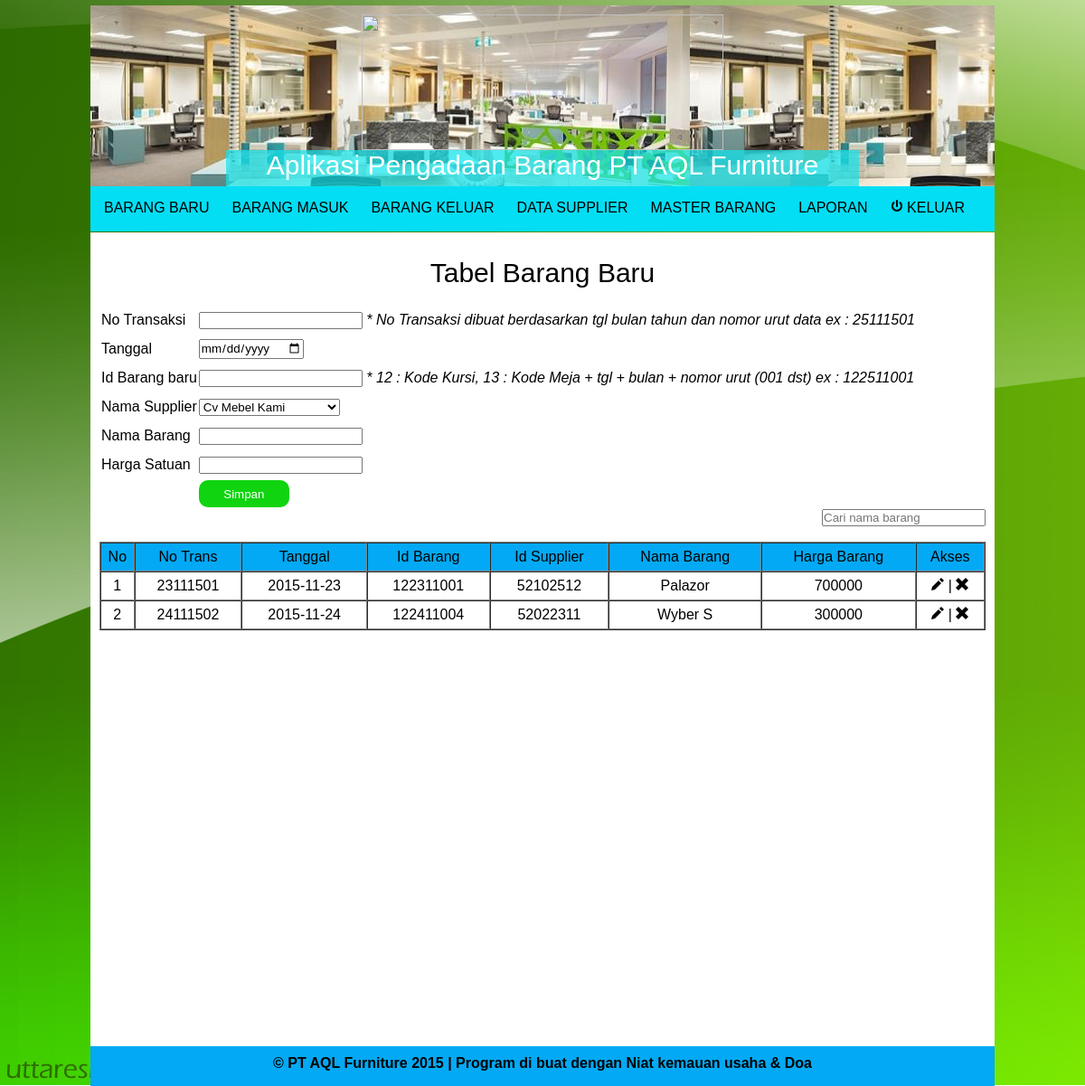
The page /barang_baru.php (signed in) on the database its author committed.
### tables this page shows
CREATE TABLE IF NOT EXISTS `barang_baru` (
  `no_trans` int(11) NOT NULL,
  `tgl` varchar(100) NOT NULL,
  `id_barang` int(11) NOT NULL,
  `id_supplier` int(11) NOT NULL,
  `nama_barang` varchar(100) NOT NULL,
  `harga_satuan` varchar(100) NOT NULL
);

### fungsi.php (called while the page is built, shortened)
<?php
function combo(){
	global $link;
	$query= "SELECT * FROM data_supplier";
	$result= mysqli_query($link, $query) or die("Tampil data Gagal");
	return $result;
}
function tampilbarangbaru(){
	global $link;
	$query= "SELECT * FROM barang_baru";
	$result= mysqli_query($link, $query) or die("Tampil data Gagal");
	return $result;
}
?>

### barang_baru.php (the view, shortened to what this page needs)
<?php
include "head.php";
if(@$_SESSION['admin'] || @$_SESSION['user']){
?>
<div class="body">
<br><div id="tabel">
<center><p>Tabel Barang Baru</p></center>
<br>
<form action="" method="post">
	<table class="tabel1">
		<tr>
			<td>No Transaksi</td>
			<td><input type="number" name="notrans" required/>
			<i>* No Transaksi dibuat berdasarkan tgl bulan tahun dan nomor urut data ex : 25111501</i></td>
		</tr>
		<tr>
			<td>Tanggal</td>
			<td><input type="date" name="date" required></td>
		</tr>
		<tr>
			<td>Id Barang baru</td>
			<td><input type="number" name="idbarang" required>
			<i>* 12 : Kode Kursi, 13 : Kode Meja + tgl + bulan + nomor urut (001 dst) ex : 122511001</i></td>
		</tr>
		<tr>
			<td>Nama Supplier</td>
			<td><select name="idsup" required>
				<?php
				$result=combo();
				while ($row=mysqli_fetch_assoc($result)) {
				echo "<option value=$row[id_supplier] selected>$row[nama]</option>";
				}
				?>
			</select>
			</td>
		</tr>
		<tr>
			<td>Nama Barang</td>
			<td><input type="text" name="nama" required></td>
		</tr>
		<tr>
			<td>Harga Satuan</td>
			<td><input type="number" name="harga" required></td>
		</tr>
		<tr>
			<td></td>
			<td><input type="submit" class="submit" name="submit" value="Simpan"></td>
		</tr>
	</table>
</form>
<?php
$result=tampilbarangbaru();
?>
<form action="" method="get">
<input type="search" name="cari" placeholder="Cari nama barang" class="cari">
</form>
<br><br>
<form action="" method="post">
	<table border="1" cellspacing="0" class="tabel2">
		<tr bgcolor="#03A9F4" align="center">
			<td>No</td>
			<td>No Trans</td>
			<td>Tanggal</td>
			<td>Id Barang</td>
			<td>Id Supplier</td>
			<td>Nama Barang</td>
			<td>Harga Barang</td>
			<td>Akses</td>
		</tr>
<?php
$no=1;
while ($row=mysqli_fetch_assoc($result)) { ?>
		<tr>
			<td><?php echo $no;?></td>
			<td><?php echo $row['no_trans'];?></td>
			<td><?php echo $row['tgl'];?></td>
			<td><?php echo $row['id_barang'];?></td>
			<td><?php echo $row['id_supplier'];?></td>
			<td><?php echo $row['nama_barang'];?></td>
			<td><?php echo $row['harga_satuan'];?></td>
			<td align="center"><a href="updatebarangbaru.php?id= <?php echo $row['id_barang']; ?> "><img src="img/edit-black.png"></a> |
			<a href="hapusdatabaru.php?id= <?php echo $row['id_barang']; ?> "><img src="img/delete-black.png"></a></td>
			<?php $no++;?>
		</tr>
		<?php }?>
	</table>
</form>
</div>
</div>
<?php include "foot.php";?>
<?php
} else{
	header('location:login.php');
}
?>

### style.css (style rules this page uses)
* { padding: 0; margin: 0; font-family: sans-serif; }

### barang_baru.php (style rules this page uses)
p { font-size: 30px; }
.body { background-color:white; height: 900px; }
#tabel { padding: 10px 10px; }
.tabel1 { line-height: 30px; }
.tabel2 { width: 100%; text-align: center; line-height: 30px; }
.submit { background-color: #0FD40F; height: 30px; width: 100px; border:0px; color: white; border-radius: 10px; }
.cari { float: right; }

### rows shown on the page
barang_baru: no_trans "23111501", tgl "2015-11-23", id_barang "122311001", id_supplier "52102512", nama_barang "Palazor", harga_satuan "700000"
barang_baru: no_trans "24111502", tgl "2015-11-24", id_barang "122411004", id_supplier "52022311", nama_barang "Wyber S", harga_satuan "300000"

### other values the page prints
form field idsup "Cv Mebel Kami"
